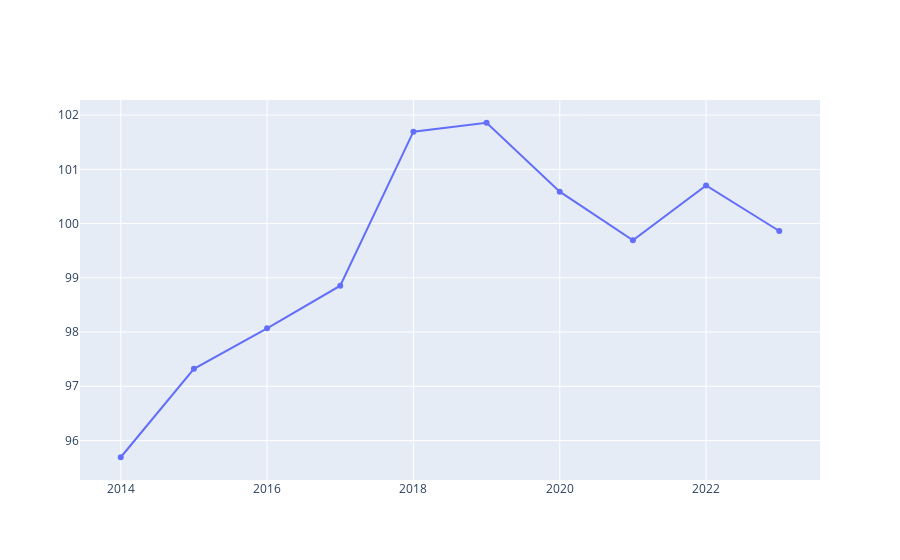
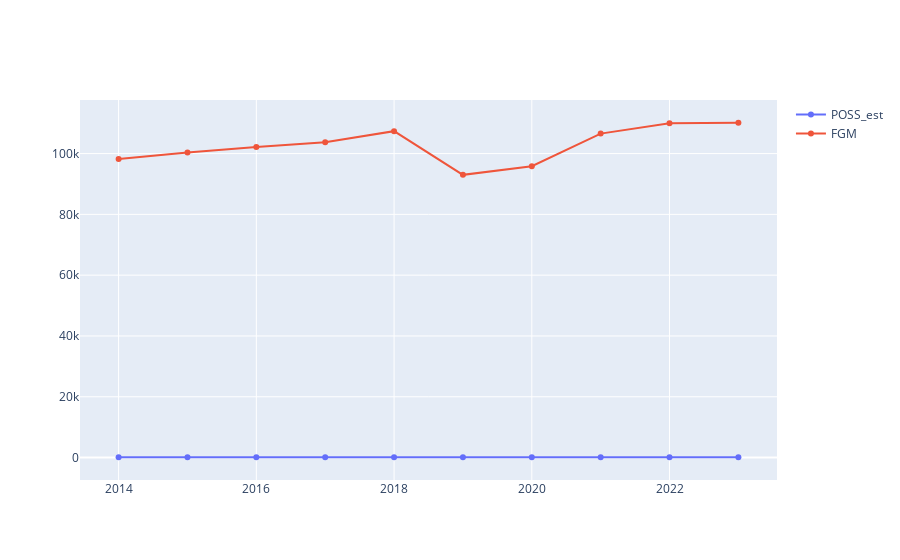
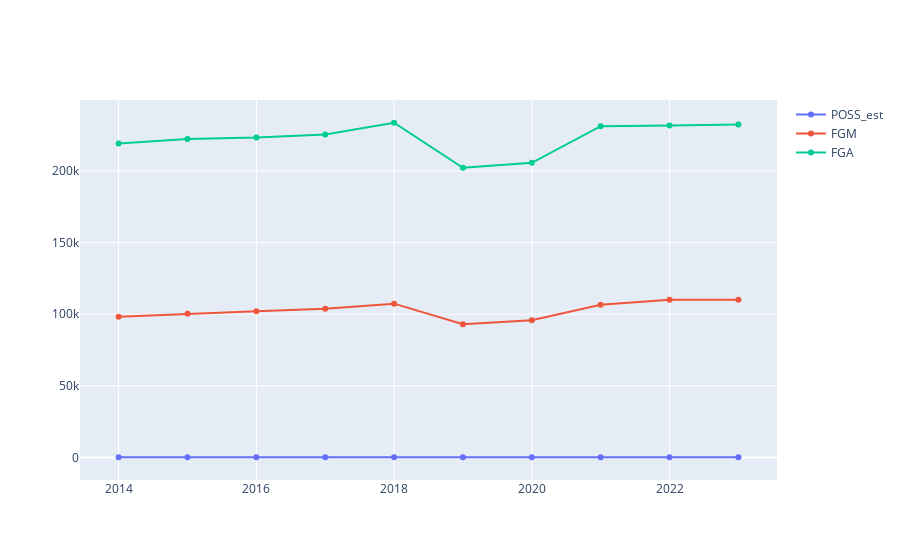
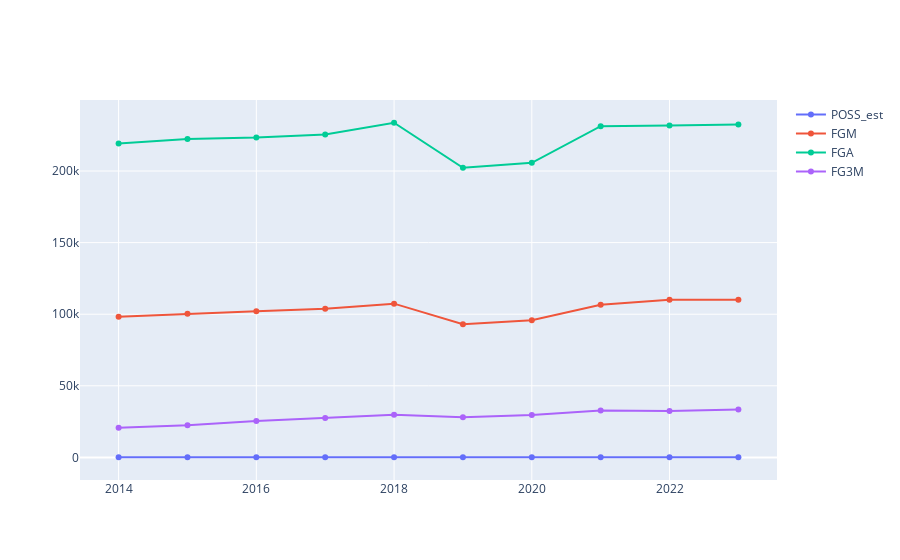

These figures' notebook cell, in order:
### Code cell
change_per48_df = change_df.copy()
for col in change_per48_df.columns[2:18]:
    change_per48_df[col] = (change_per48_df[col]/change_per48_df['MIN'])*48*5

    change_per48_df.drop(columns='MIN', inplace=True)

    fig = go.Figure()
    for col in change_per48_df.columns[1:]:
        fig.add_trace(go.Scatter(x=change_per48_df['season_start_year'],
                                 y=change_per48_df[col], name=col))
        
        fig.show()

### Figure 1 — Plotly figure (JSON) as saved in the notebook; plotly's stock layout.template omitted (floating-point values rounded to 4 significant figures)
{"data": [{"name": "POSS_est", "type": "scatter", "x": [2014, 2015, 2016, 2017, 2018, 2019, 2020, 2021, 2022, 2023], "y": [95.69, 97.32, 98.07, 98.85, 101.7, 101.9, 100.6, 99.69, 100.7, 99.86]}], "layout": {}}

### Figure 2 — Plotly figure (JSON) as saved in the notebook; plotly's stock layout.template omitted (floating-point values rounded to 4 significant figures)
{"data": [{"name": "POSS_est", "type": "scatter", "x": [2014, 2015, 2016, 2017, 2018, 2019, 2020, 2021, 2022, 2023], "y": [95.69, 97.32, 98.07, 98.85, 101.7, 101.9, 100.6, 99.69, 100.7, 99.86]}, {"name": "FGM", "type": "scatter", "x": [2014, 2015, 2016, 2017, 2018, 2019, 2020, 2021, 2022, 2023], "y": [98251, 100351, 102147, 103729, 107374, 92997, 95849, 106569, 110010, 110138]}], "layout": {}}

### Figure 3 — Plotly figure (JSON) as saved in the notebook; plotly's stock layout.template omitted (floating-point values rounded to 4 significant figures)
{"data": [{"name": "POSS_est", "type": "scatter", "x": [2014, 2015, 2016, 2017, 2018, 2019, 2020, 2021, 2022, 2023], "y": [95.69, 97.32, 98.07, 98.85, 101.7, 101.9, 100.6, 99.69, 100.7, 99.86]}, {"name": "FGM", "type": "scatter", "x": [2014, 2015, 2016, 2017, 2018, 2019, 2020, 2021, 2022, 2023], "y": [98251, 100351, 102147, 103729, 107374, 92997, 95849, 106569, 110010, 110138]}, {"name": "FGA", "type": "scatter", "x": [2014, 2015, 2016, 2017, 2018, 2019, 2020, 2021, 2022, 2023], "y": [219265, 222344, 223333, 225523, 233717, 202223, 205754, 231293, 231870, 232542]}], "layout": {}}

### Figure 4 — Plotly figure (JSON) as saved in the notebook; plotly's stock layout.template omitted (floating-point values rounded to 4 significant figures)
{"data": [{"name": "POSS_est", "type": "scatter", "x": [2014, 2015, 2016, 2017, 2018, 2019, 2020, 2021, 2022, 2023], "y": [95.69, 97.32, 98.07, 98.85, 101.7, 101.9, 100.6, 99.69, 100.7, 99.86]}, {"name": "FGM", "type": "scatter", "x": [2014, 2015, 2016, 2017, 2018, 2019, 2020, 2021, 2022, 2023], "y": [98251, 100351, 102147, 103729, 107374, 92997, 95849, 106569, 110010, 110138]}, {"name": "FGA", "type": "scatter", "x": [2014, 2015, 2016, 2017, 2018, 2019, 2020, 2021, 2022, 2023], "y": [219265, 222344, 223333, 225523, 233717, 202223, 205754, 231293, 231870, 232542]}, {"name": "FG3M", "type": "scatter", "x": [2014, 2015, 2016, 2017, 2018, 2019, 2020, 2021, 2022, 2023], "y": [20724, 22524, 25408, 27530, 29817, 28032, 29549, 32733, 32382, 33501]}], "layout": {}}
